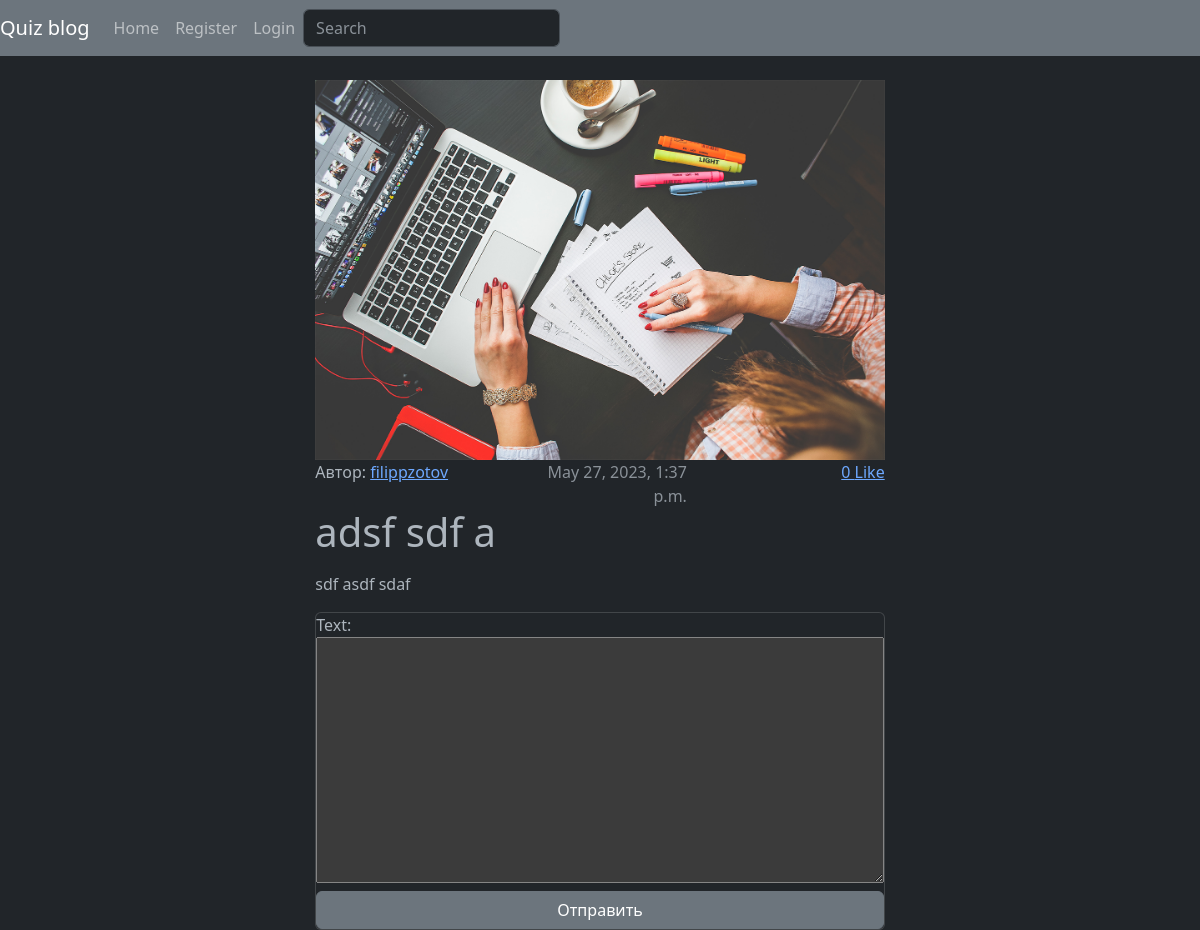
Before: /blog/11/ with the older database file.
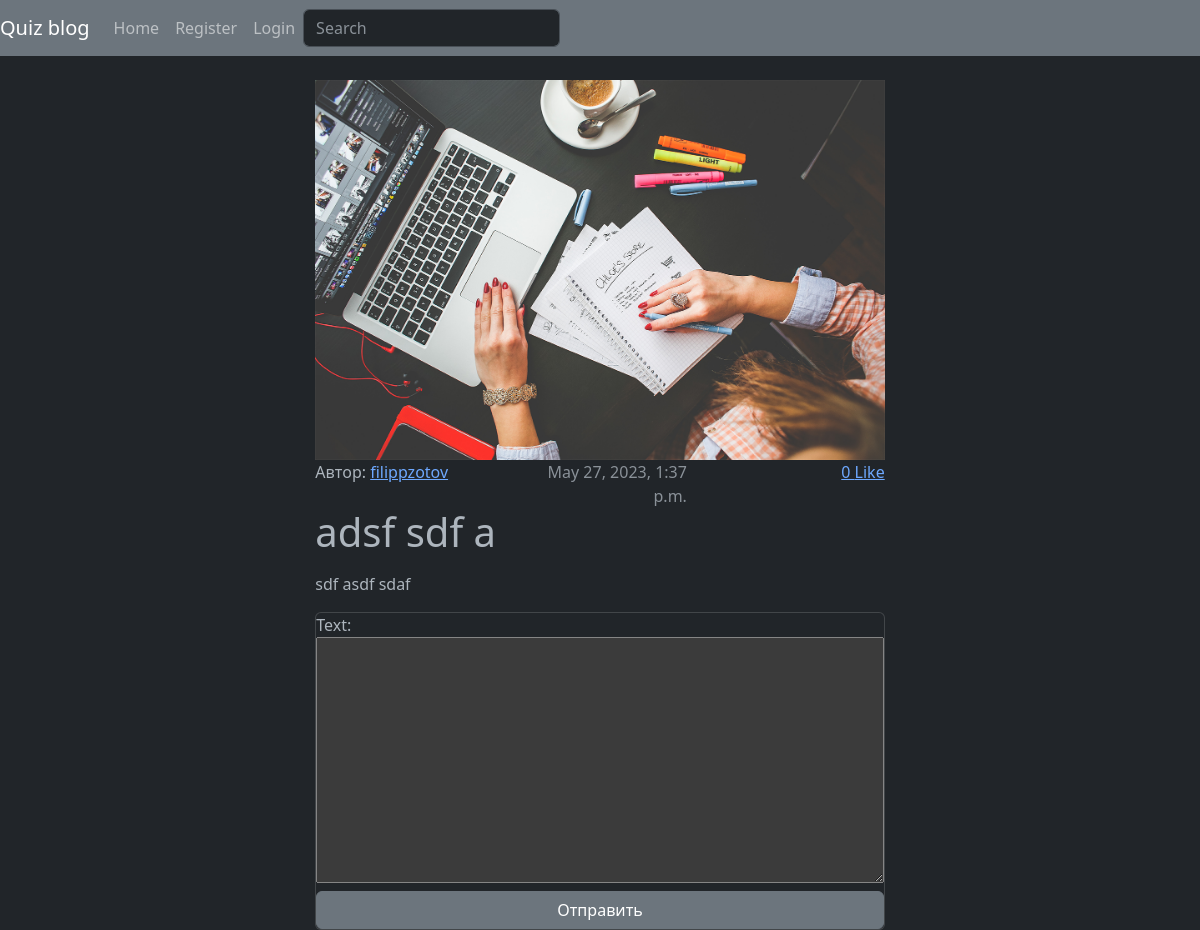
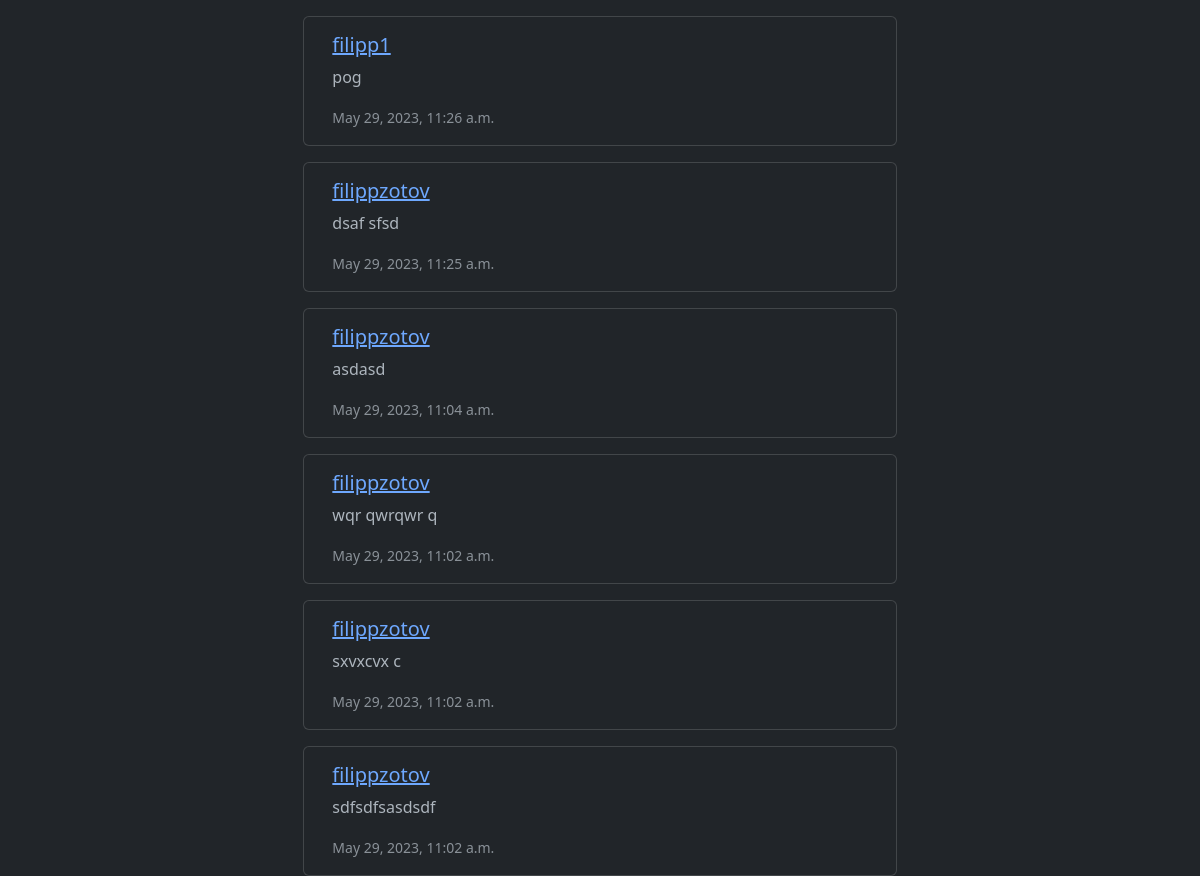
After: the same page with the newer database file (2 pictures, top to bottom).
### blog/models.py (models this page shows)
class Post(models.Model):
    owner = models.ForeignKey(Profile, null=True, blank=True, on_delete=models.CASCADE)
    title = models.CharField(max_length=150)
    text = models.TextField()
    published = models.DateTimeField(auto_now_add=True)
    category = models.ForeignKey(
        Category, on_delete=models.CASCADE, null=True, blank=True
    )
    likes = models.ManyToManyField(User, blank=True)
    image = models.ImageField(
        upload_to="post_images/",
        default="post_images/default_post.png",
    )
    class Meta:
        ordering = ["-published"]
    def number_of_likes(self):
        return self.likes.count()

class Comment(models.Model):
    post = models.ForeignKey(Post, on_delete=models.CASCADE)
    owner = models.ForeignKey(User, null=True, blank=True, on_delete=models.CASCADE)
    text = models.TextField(max_length=500)
    published = models.DateTimeField(auto_now_add=True)
    class Meta:
        ordering = ["-published"]

### users/models.py (models this page shows)
class Profile(models.Model):
    user = models.OneToOneField(User, on_delete=models.CASCADE)
    email = models.CharField(max_length=60, blank=True, null=True)
    summary = models.CharField(max_length=100, blank=True, null=True)
    about = models.TextField(blank=True, null=True)
    image = models.ImageField(
        blank=True,
        null=True,
        upload_to="profile_images/",
        default="profile_images/Portrait_Placeholder.png",
    )
    created = models.DateField(auto_created=True, null=True)
    follows = models.ManyToManyField("self", symmetrical=False, blank=True)

### blog/views.py (the view, shortened to what this page needs)
# urls.py: path("blog/<int:pk>/", views.getPost, name="get-post"),
def getPost(request, pk):
    commentForm = CommentForm()
    post = Post.objects.get(pk=pk)
    context = {"post": post, "commentForm": commentForm}
    return render(request, "blog/post.html", context=context)

### blog/forms.py
class CommentForm(ModelForm):
    class Meta:
        model = Comment
        fields = ["text"]
    def __init__(self, *args, **kwargs):
        super(CommentForm, self).__init__(*args, **kwargs)

### blog/templates/blog/post.html (shortened to what this page needs)
{% extends 'base.html' %} {% block content %}
<div class="container mt-4">
  <div class="row justify-content-center">
    <div class="col-sm-8">
      <div class="container">
        <div class="row">
          <img class="" src="{{post.image.url}}" alt="" />
        </div>
        <div class="row">
          <div class="col">
            Автор:
            <a href="{% url 'get-profile' post.owner.pk %}"
              >{{post.owner.user.username}}</a
            >
          </div>
          <div class="col text-end text-body-secondary">{{post.published}}</div>
          <div class="col text-end">
            {% if user in post.likes.all %}
            <a href="{% url 'like-post' post.pk %}"
              >{{post.number_of_likes}} Unlike</a
            >
            {% else %}
            <a href="{% url 'like-post' post.pk %}"
              >{{post.number_of_likes}} Like</a
            >
            {% endif %}
          </div>
        </div>
        <div class="row">
          <p class="display-6">{{post.title}}</p>
        </div>
        <div class="row">
          <p>{{post.text}}</p>
        </div>
        <div class="row">
          <form method="POST">
            <div class="card">
              {{commentForm}}
              <button class="btn btn-secondary mt-2 nb-2" type="submit">
                Отправить
              </button>
            </div>
          </form>
          {% for comment in post.comment_set.all %}
          <div class="card mt-3">
            <div class="card-body">
              <h5 class="card-title">
                <a href="{% url 'get-profile' comment.owner.profile.pk %}"
                  >{{comment.owner.username}}</a
                >
              </h5>
              <p class="card-text">{{comment.text}}</p>
              <p class="card-text">
                <small class="text-body-secondary">{{comment.published}}</small>
              </p>
            </div>
          </div>
          {% endfor %}
        </div>
      </div>
    </div>
  </div>
</div>
{% endblock content %}

### templates/base.html (shortened to what this page needs)
<!DOCTYPE html>
{% load static %}
<html lang="en" data-bs-theme="dark">
  <head>
    <link
      href="https://cdn.jsdelivr.net/npm/bootstrap@5.3.0-alpha3/dist/css/bootstrap.min.css"
      rel="stylesheet"
    />
  </head>
  <body>
    {% include 'navbar.html' %} {% include 'messages.html' %}
    <div class="container">
      <div class="row">
        <div class="col-sm-1"></div>
        <div class="col">
          {% block content %}{% endblock content %}
        </div>
        <div class="col-sm-1"></div>
      </div>
    </div>
  </body>
</html>

### templates/navbar.html (shortened to what this page needs)
<nav class="navbar navbar-expand-lg navbar-dark bg-secondary">
  <a class="navbar-brand" href="#">Quiz blog</a>
  <div class="collapse navbar-collapse" id="navbarNav">
    <ul class="navbar-nav">
      <li class="nav-item active">
        <a class="nav-link" href="{% url 'home' %}">Home</a>
      </li>
      {% if user.is_authenticated %}
      <li class="nav-item">
        <a class="nav-link" href="{% url 'logout' %}">Log Out</a>
      </li>
      <li class="nav-item">
        <a class="nav-link" href="{% url 'profile' %}">Profile</a>
      </li>
      {% else %}
      <li class="nav-item">
        <a class="nav-link" href="{% url 'register' %}">Register</a>
      </li>
      <li class="nav-item">
        <a class="nav-link" href="{% url 'login' %}">Login</a>
      </li>
      {% endif %}
    </ul>
    <form
      class="form-inline my-2 my-lg-0"
      action="{% url 'search-users' %}"
      method="POST"
    >
      <input
        class="form-control mr-sm-2"
        type="search"
        placeholder="Search"
        aria-label="Search"
        name="search"
      />
    </form>
  </div>
</nav>

Changed rows visible on the page:
added Comment: owner.username "filipp1", text "pog", published "May 29, 2023, 11:26 a.m."
added Comment: owner.username "filippzotov", text "dsaf sfsd", published "May 29, 2023, 11:25 a.m."
added Comment: owner.username "filippzotov", text "asdasd", published "May 29, 2023, 11:04 a.m."
added Comment: owner.username "filippzotov", text "wqr qwrqwr q", published "May 29, 2023, 11:02 a.m."
added Comment: owner.username "filippzotov", text "sxvxcvx c", published "May 29, 2023, 11:02 a.m."
added Comment: owner.username "filippzotov", text "sdfsdfsasdsdf", published "May 29, 2023, 11:02 a.m."
